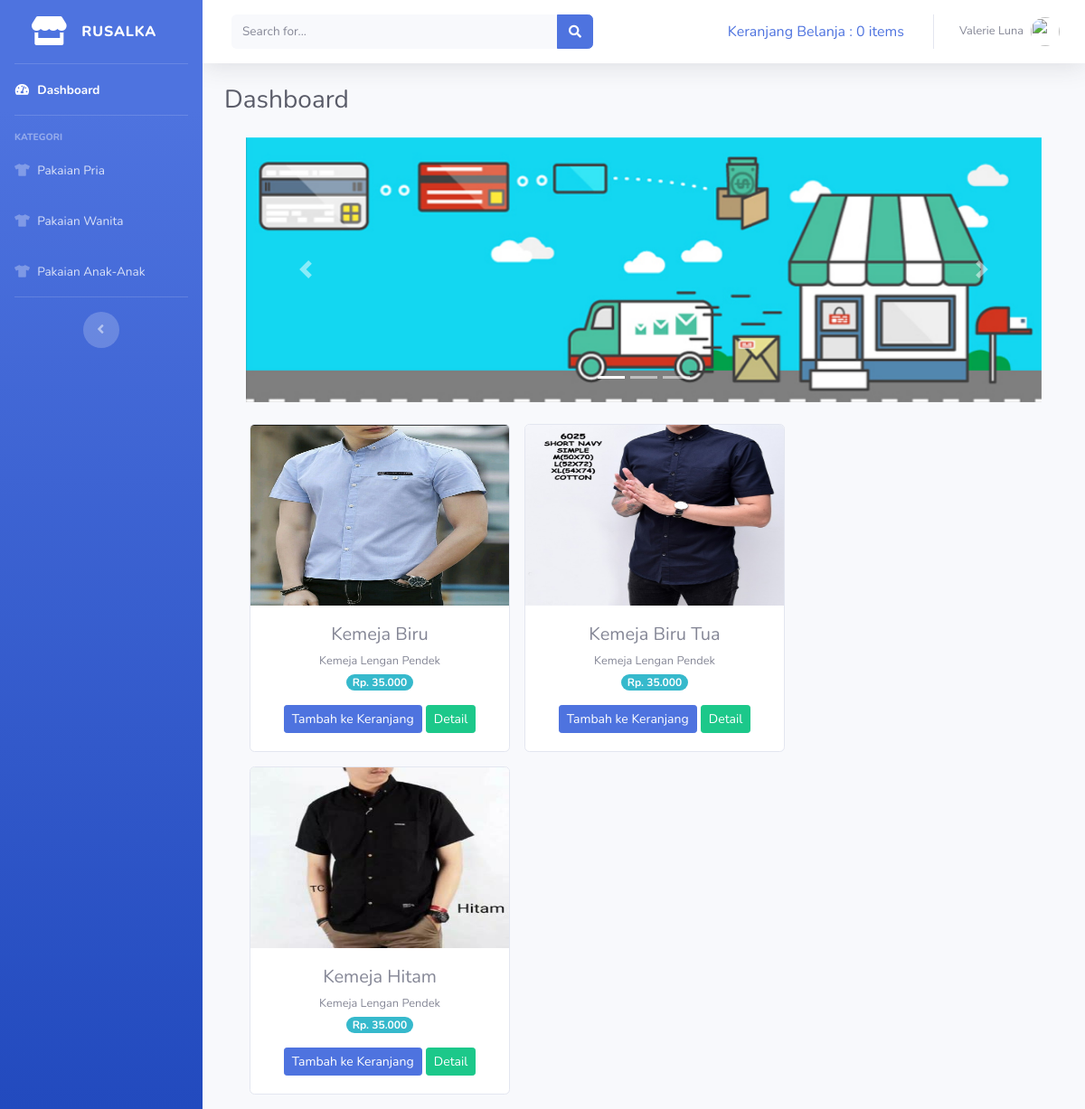
The page /index.php/kategori/pakaian_pria on the database its author committed.
### tables this page shows
CREATE TABLE `tb_barang` (
  `id_brg` int(11) NOT NULL,
  `nama_brg` varchar(120) NOT NULL,
  `keterangan` varchar(225) NOT NULL,
  `kategori` varchar(60) NOT NULL,
  `harga` int(11) NOT NULL,
  `stok` int(4) NOT NULL,
  `gambar` text NOT NULL
);

### application/controllers/kategori.php (called while the page is built, shortened)
<?php
class Kategori extends CI_Controller
{
    public function pakaian_pria()
    {
        $data['pakaian_pria'] = $this->model_kategori->data_pakaian_pria()->result();
        $this->load->view('templates/header');
        $this->load->view('templates/sidebar');
        $this->load->view('pakaian_pria', $data);
        $this->load->view('templates/footer');
    }
}

### index.php (called while the page is built, shortened)
<?php
require_once BASEPATH.'core/CodeIgniter.php';

### application/models/model_kategori.php (called while the page is built, shortened)
<?php
class Model_kategori extends CI_Model
{
    public function data_pakaian_pria()
    {
        return $this->db->get_where("tb_barang", array('kategori' => 'pakaian pria'));
    }
}

### application/views/pakaian_pria.php (the view, shortened to what this page needs)
<div class="container-fluid">
    <div class="d-sm-flex align-items-center justify-content-between mb-4">
        <h1 class="h3 mb-0 text-gray-800">Dashboard</h1>
    </div>
    <div class="container-fluid">
        <div id="carouselExampleIndicators" class="carousel slide" data-ride="carousel">
            <ol class="carousel-indicators">
                <li data-target="#carouselExampleIndicators" data-slide-to="0" class="active"></li>
                <li data-target="#carouselExampleIndicators" data-slide-to="1"></li>
                <li data-target="#carouselExampleIndicators" data-slide-to="2"></li>
            </ol>
            <div class="carousel-inner">
                <div class="carousel-item active">
                    <img src="<?php echo base_url('assets/img/slider1.jpg') ?>" class="d-block w-100" alt="...">
                </div>
            </div>
            <a class="carousel-control-prev" href="#carouselExampleIndicators" role="button" data-slide="prev">
                <span class="carousel-control-prev-icon" aria-hidden="true"></span>
            </a>
            <a class="carousel-control-next" href="#carouselExampleIndicators" role="button" data-slide="next">
                <span class="carousel-control-next-icon" aria-hidden="true"></span>
            </a>
        </div>
        <div class="row text-center mt-4">
            <?php foreach ($pakaian_pria as $brg) : ?>
                <div class="card ml-3 mb-3" style="width: 18rem;">
                    <img style="height: 200px" src="<?php echo base_url() . 'uploads/' . $brg->gambar ?>" class="card-img-top" alt="...">
                    <div class="card-body">
                        <h5 class="card-title mb-1"><?php echo $brg->nama_brg ?></h5>
                        <small><?php echo $brg->keterangan ?></small><br>
                        <span class="badge badge-pill badge-info mb-3">Rp. <?= number_format($brg->harga, 0, ',', '.') ?></span><br>
                        <?php echo anchor('dashboard/tambah_ke_keranjang/' . $brg->id_brg, '<div class="btn btn-sm btn-primary">Tambah ke Keranjang</div>') ?>
                        <?php echo anchor('dashboard/detail/' . $brg->id_brg, '<div class="btn btn-sm btn-success">Detail</div>') ?>
                    </div>
                </div>
            <?php endforeach; ?>
        </div>
    </div>

### rows shown on the page
tb_barang: gambar (picture), nama_brg "Kemeja Biru", keterangan "Kemeja Lengan Pendek", harga "35.000", id_brg "Tambah ke Keranjang", id_brg "Detail"
tb_barang: gambar (picture), nama_brg "Kemeja Biru Tua", keterangan "Kemeja Lengan Pendek", harga "35.000", id_brg "Tambah ke Keranjang", id_brg "Detail"
tb_barang: gambar (picture), nama_brg "Kemeja Hitam", keterangan "Kemeja Lengan Pendek", harga "35.000", id_brg "Tambah ke Keranjang", id_brg "Detail"

### other values the page prints
anchor('dashboard/detail_keranjang', $keranjang) "Keranjang Belanja : 0 items"
